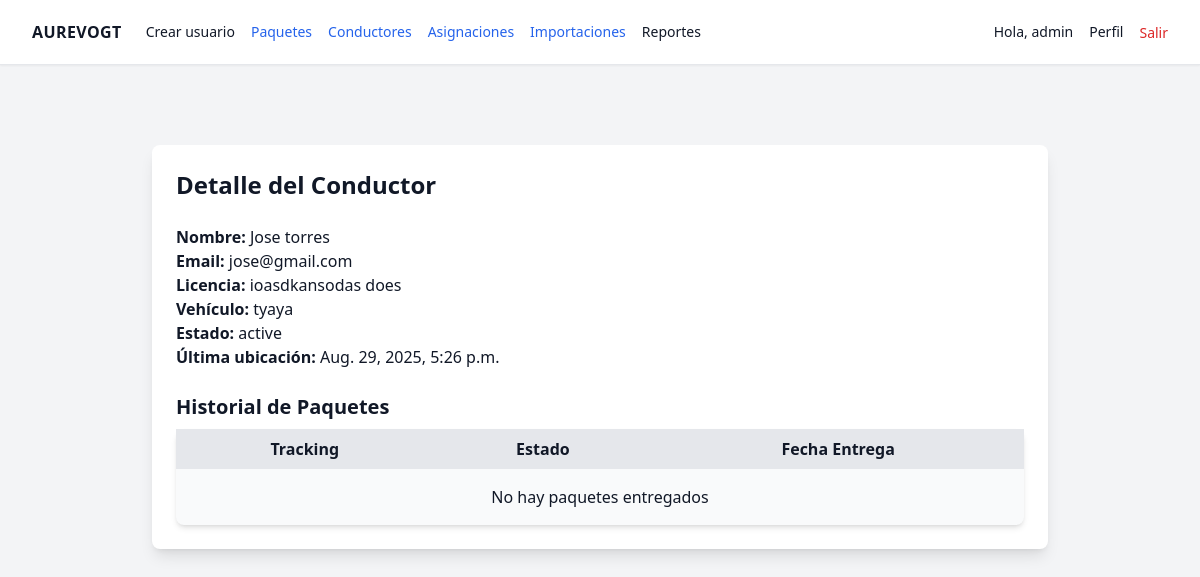
Screenshot of /drivers/1/ (signed in) with the database file from the repository.
### drivers/models.py (models this page shows, shortened)
class Driver(models.Model):
    user = models.OneToOneField(User, on_delete=models.CASCADE, related_name='driver_profile')
    license_number = models.CharField(max_length=64, unique=True)
    status = models.CharField(max_length=24, default='active')
    vehicle = models.OneToOneField(Vehicle,
        null=True, blank=True, on_delete=models.CASCADE, related_name="driver")
    device_os = models.CharField(max_length=24, blank=True)
    device_token = models.CharField(max_length=180, blank=True)
    last_location_at = models.DateTimeField(null=True, blank=True)
    last_lat = models.FloatField(null=True, blank=True)
    last_lng = models.FloatField(null=True, blank=True)
    class Meta:
        indexes = [
            models.Index(fields=["status"]),
            models.Index(fields=["last_location_at"]),
        ]

class Vehicle(models.Model):
    plate = models.CharField(max_length=16, unique=True)
    type = models.CharField(max_length=24, default='car')
    capacity = models.IntegerField(default=0, validators=[MinValueValidator(0)])
    status = models.CharField(max_length=24, default='active')

### drivers/views.py (the view)
# urls.py: path("<int:pk>/", login_required(views.driver_detail), name="detail"),
@login_required
@permission_required("drivers.view_driver", raise_exception=True)
def driver_detail(request, pk):
    driver = get_object_or_404(Driver.objects.select_related("user", "vehicle"), pk=pk)
    return render(request, "drivers/driver_detail.html", {"driver": driver})

### drivers/templates/drivers/driver_detail.html
{% extends 'base.html' %}
{% block content %}
<div class="max-w-4xl mx-auto mt-10 bg-white shadow-lg rounded-lg p-6">
  <h2 class="text-2xl font-bold mb-6">Detalle del Conductor</h2>
  <p><strong>Nombre:</strong> {{ driver.user.first_name }} {{ driver.user.last_name }}</p>
  <p><strong>Email:</strong> {{ driver.user.email }}</p>
  <p><strong>Licencia:</strong> {{ driver.license_number }}</p>
  <p><strong>Vehículo:</strong> {{ driver.vehicle.plate|default:"No asignado" }}</p>
  <p><strong>Estado:</strong> {{ driver.status }}</p>
  <p><strong>Última ubicación:</strong> {{ driver.last_location_at|default:"-" }}</p>
  <h3 class="text-xl font-semibold mt-6 mb-2">Historial de Paquetes</h3>
  <table class="min-w-full bg-gray-50 rounded-lg shadow-md">
    <thead class="bg-gray-200">
      <tr>
        <th class="py-2 px-4">Tracking</th>
        <th class="py-2 px-4">Estado</th>
        <th class="py-2 px-4">Fecha Entrega</th>
      </tr>
    </thead>
    <tbody>
      {% for p in packages %}
      <tr class="border-b hover:bg-gray-100">
        <td class="py-2 px-4">{{ p.tracking_number }}</td>
        <td class="py-2 px-4">{{ p.status }}</td>
        <td class="py-2 px-4">{{ p.delivered_at|date:"Y-m-d H:i" }}</td>
      </tr>
      {% empty %}
      <tr>
        <td colspan="3" class="text-center py-4">No hay paquetes entregados</td>
      </tr>
      {% endfor %}
    </tbody>
  </table>
</div>
{% endblock %}

### templates/base.html (shortened to what this page needs)
{% load static %}
<!DOCTYPE html>
<html lang="es">
<head>
  <script src="https://cdn.tailwindcss.com"></script>
  <link
    rel="stylesheet"
    href="https://unpkg.com/leaflet@1.9.4/dist/leaflet.css"
  />
</head>
<body class="bg-gray-100 text-gray-900">
  {% if request.user.is_authenticated %}
  <nav class="bg-white border-b shadow-sm">
    <div class="mx-auto max-w-7xl px-4 sm:px-6 lg:px-8">
      <div class="flex h-16 items-center justify-between">
        <div class="flex items-center gap-6">
          <a href="{% url 'dashboard' %}" class="font-bold tracking-wide">AUREVOGT</a>
          <div class="hidden md:flex items-center gap-4 text-sm">
            {% if request.user.is_superuser %}
              <a href="{% url 'users:create' %}" class="text-sm hover:text-gray-700">Crear usuario</a>
            {% endif %}
            <a href="{% url 'packages:list' %}" class="text-blue-600 hover:underline">Paquetes</a>
            <a href="{% url 'drivers:list' %}" class="text-blue-600 hover:underline">Conductores</a>
            <a href="{% url 'assignments:list' %}" class="text-blue-600 hover:underline">Asignaciones</a>
            <a href="{% url 'imports:list' %}" class="text-blue-600 hover:underline">Importaciones</a>
            <div class="relative group">
              <button class="hover:text-gray-700">Reportes</button>
            </div>
          </div>
        </div>
        <div class="flex items-center gap-4">
          <span class="text-sm">Hola, {{ request.user.first_name|default:request.user.username }}</span>
          <a href="{% url 'profile' %}" class="text-sm hover:text-gray-700">Perfil</a>
          <form method="post" action="{% url 'logout' %}">
            <button class="text-sm text-red-600 hover:text-red-700">Salir</button>
          </form>
        </div>
      </div>
    </div>
  </nav>
  {% endif %}
  <main class="mx-auto max-w-7xl px-4 sm:px-6 lg:px-8 py-6">
    {% block content %}{% endblock %}
  </main>
</body>
</html>

### rows the page displays
Driver: user.first_name "Jose", user.last_name "torres", user.email "jose@gmail.com", license_number "ioasdkansodas does", vehicle.plate "tyaya", status "active", last_location_at "Aug. 29, 2025, 5:26 p.m."

### other values shown
{{ request.user.first_name|default:request.user.username }} "admin"
